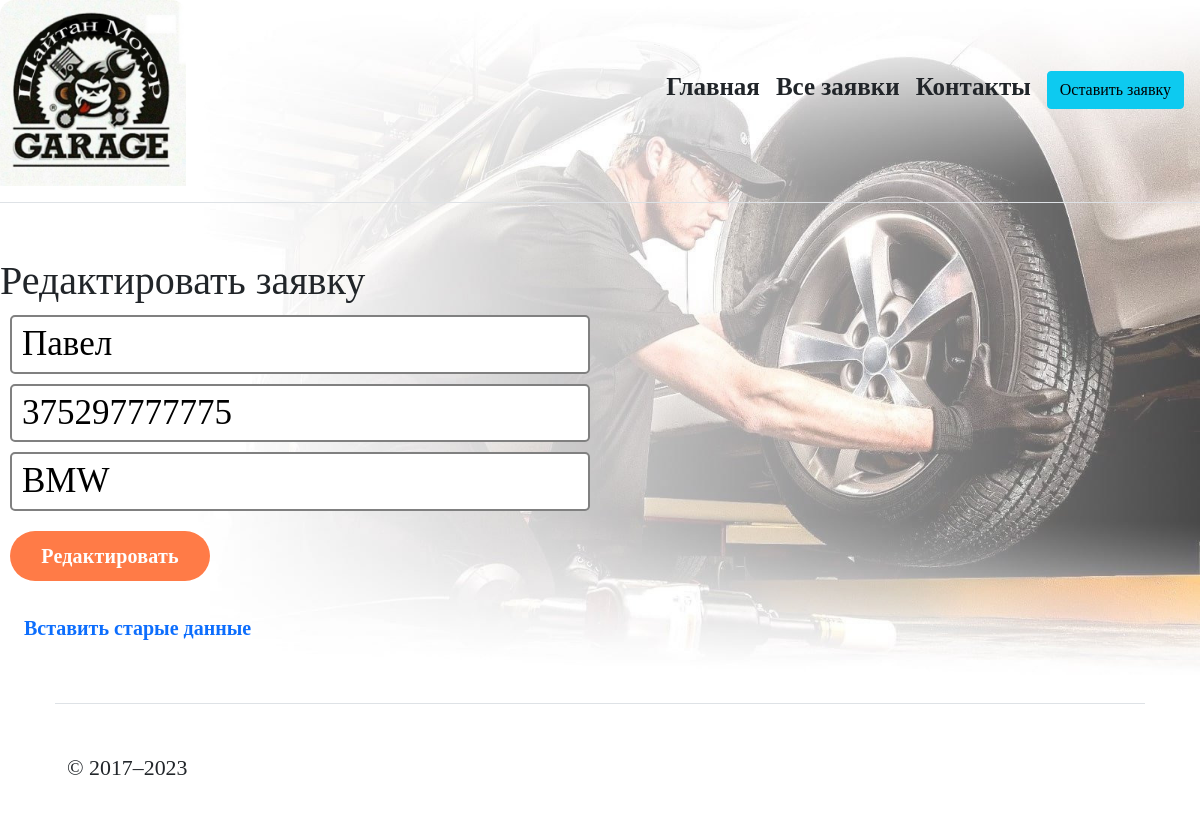
/36/update, run on the app's committed database.
### autoservice/models.py (models this page shows, shortened)
class Client(models.Model):
    ClientId = models.AutoField(primary_key=True)
    ClientName = models.CharField(max_length=50, verbose_name='Имя')
    ClientPhone = models.CharField(max_length=30, verbose_name='Телефон')
    ClientCar = models.CharField(max_length=100, verbose_name='Автомобиль')
    time_create = models.DateTimeField(auto_now_add=True)
    time_update = models.DateTimeField(auto_now=True)

### autoservice/views.py (the view)
# urls.py: path('<int:pk>/update', views.ClientUpdateApi.as_view(), name='update_order'),
class ClientUpdateApi(UpdateView):
    form_class = ClientModelForm
    model = Client
    template_name = 'update_order.html'

### autoservice/form.py
class ClientModelForm(ModelForm):
    class Meta:
        model = Client
        fields = ["ClientName", "ClientPhone", "ClientCar"]
        widgets = {
            'ClientName': TextInput(attrs={
                'class': 'text_input',
                'placeholder': 'Введите ваше имя'
            }),
            'ClientPhone': TextInput(attrs={
                'class': 'text_input',
                'placeholder': 'Введите номер телефона'
            }),
            'ClientCar': TextInput(attrs={
                'class': 'text_input',
                'placeholder': 'Введите название вашего автомобиля'
            }),
        }

### autoservice/templates/update_order.html (shortened to what this page needs)
{% extends 'base.html'%}
    {% load static %}
{%block body%}
<div class="form_create text">
        <h1>Редактировать заявку</h1>
        <form method="post" class="form">
            {{ form.ClientName }}
            {{ form.ClientPhone }}
            {{ form.ClientCar }}
     <button type="submit" class="button">Редактировать</button>
        </form>
        <a href="update" class="menu__item">Вставить старые данные</a>
    </div>
{%endblock%}

### autoservice/static/css/service.css (style rules this page uses)
body { background:url("/static/img/55.jpg") no-repeat; -moz-background-size: 100%; -webkit-background-size: 100%; -o-background-size: 100%; background-size: 100%; margin: 0; font-family: Georgia, serif; font-size: 25px; }
.menu__item { display: block; padding: 12px 24px; font-size: 20px; font-weight: 600; text-decoration: none; transition-duration: .3s; }
.form { margin: 10px; display: flex; flex-direction: column; }
.form_create { padding-top: 30px; max-width: 600px; }
.text_input { font-size: 35px; display: block; line-height: revert; padding-left: 15px; font-family: Montserrat; appearance: none; margin-bottom: 1px; border: 1px solid grey; border-radius: 20px; }
.button { background: #ff7b47; border-radius: 37px; display: flex; justify-content: center; align-items: center; letter-spacing: 0.2px; color: white; padding: 5px 50px; min-height: 50px; font-weight: 700; font-size: 20px; margin: 10px 0px; transition: .4s; max-width: 200px; border: none; cursor: pointer; }
.text_input { font-size: 35px; display: block; line-height: 1.5; padding-left: 10px; font-family: Montserrat; appearance: none; margin-bottom: 10px; border: 2px solid grey; border-radius: 5px; }

### data on the page
Client: ClientName "Павел", ClientPhone "375297777775", ClientCar "BMW"
